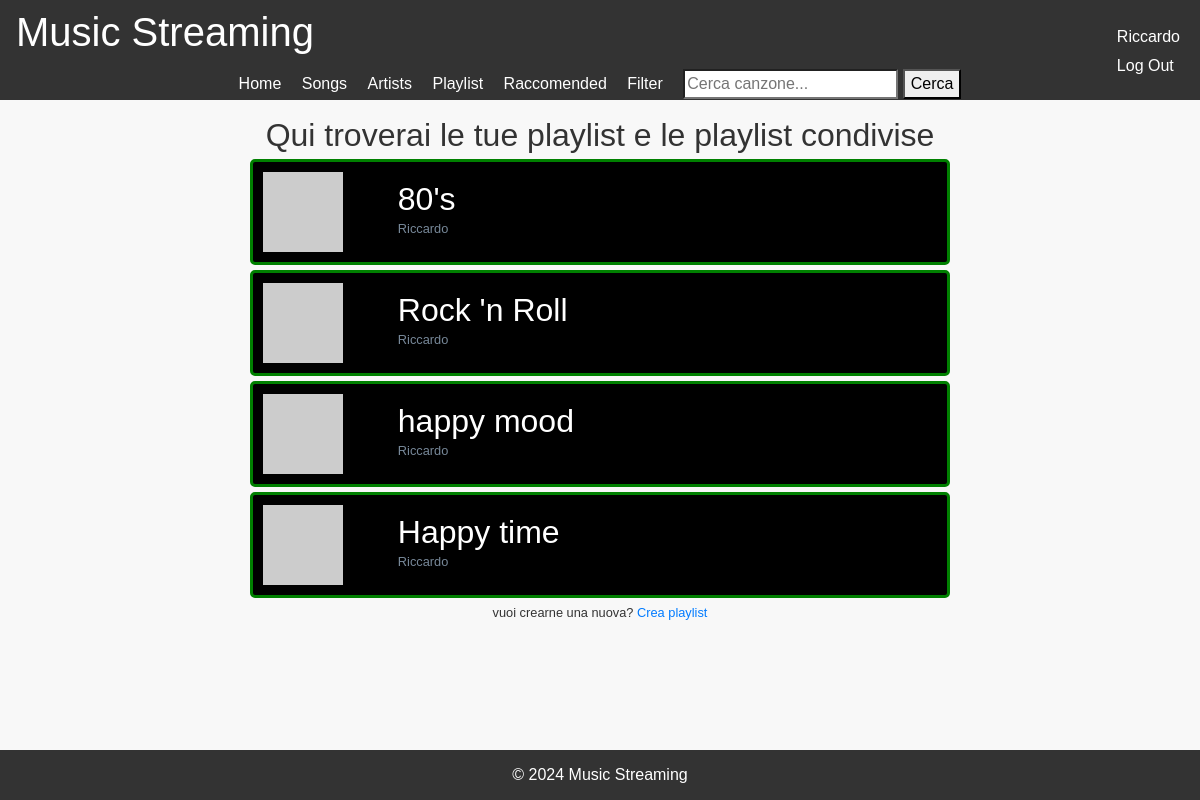
The app's page /playlist/ (signed in) with its own data.
### stream/models.py (models this page shows, shortened)
class Playlist(models.Model):
    playlist_name = models.CharField(max_length=30)
    playlist_songs = models.ManyToManyField(Song) #molte canzoni possono stare in molte playlist e viceversa
    created_by = models.ForeignKey(User, on_delete=models.CASCADE, blank=True, null=True)
    shared_with = models.ManyToManyField(User, related_name='shared_playlists', blank=True) #spazio per la condivisione tra utenti

### stream/views.py (the view)
# urls.py: path("playlist/",song_views.playlistView, name='playlist-view'), #visualizzazione di tutte le playlist create
@login_required
def playlistView(request):
    share_playlist = request.user.shared_playlists.all()
    return render(request,'stream/playlist.html', {'playlists':Playlist.objects.filter(created_by = request.user), 'shared_playlist': share_playlist}) #Mostrare solo le playlist create dall'utente

### stream/templates/stream/playlist.html (shortened to what this page needs)
{% extends 'stream/base.html' %}
{% load static %}
{% block content %}
    <div class="center-title">
        <h2>Qui troverai le tue playlist e le playlist condivise</h2>
    </div>
    <div class="center-list" >
        <ul>
           {% for playlist in playlists %}
               <li>
                    <a href="{% url 'display-playlist-songs' playlist.id %}" style="z-index: 30; position: relative; text-decoration: none;">
                        <div class="song-element">
                            <div class='song-img'><img src="https://placehold.co/80" alt="playlist-img"></div>
                            <div class="playlist-name">
                                <h2>{{ playlist.playlist_name }}</h2>
                                <small>
                                    <p>{{ playlist.created_by }}</p>
                                </small>
                            </div>
                        </div>
                    </a>
                </li>
            {% endfor %}
        </ul>
    </div>
    <div class="center-title">
        <small>
            vuoi crearne una nuova? <a href="{%url 'playlist-creation'%}">Crea playlist</a>
        </small>
    </div>
{% endblock %}

### stream/templates/stream/base.html (shortened to what this page needs)
{% load static %}
<!DOCTYPE html>
<html lang="en">
<head>
    <link rel="stylesheet" href="https://cdn.jsdelivr.net/npm/bootstrap@4.0.0/dist/css/bootstrap.min.css">
    <link rel="stylesheet" href="{% static 'stream/listings.css' %}">
    <link rel="stylesheet" href="{% static 'stream/style.css' %}">
</head>
<body>
    <header>
        <h1>Music Streaming</h1>
        <nav>
            <ul>
                <li><a href="{% url 'home-view' %}">Home</a></li>
                {% if user.is_authenticated %}
                <li><a href="{% url 'list-view' %}">Songs</a></li>
                <li><a href="{% url 'list-artist' %}">Artists</a></li>
                <li><a href="{% url 'playlist-view'%}">Playlist</a></li>
                <li><a href="{% url 'raccomandation-view'%}">Raccomended</a></li>
                <li><a href="{% url 'filter-view' %}">Filter</a></li>
                <li class="search-bar"><a href="#">
                    <form method="POST" action="{% url 'song-search' %}">
                        <input type="search" placeholder="Cerca canzone..." name="search-value">
                        <button style='cursor: pointer;'type="submit">Cerca</button>
                    </form>
                    </a>
                </li>
                {% endif %}
            </ul>
        </nav>
        <div class="logout-profile">
            {% if user.is_authenticated %}
            <li><a href="{% url 'profile-view'%}">{{user.username}}</a></li>
            <li><a href="{% url 'logout-view'%}">Log Out</a></li>
            {% else %}
            <li><a href="{% url 'login-view'%}">Log In</a></li>
            <li><a href="{% url 'register-view'%}">Register</a></li>
            {% endif %}
        </div>
    </header>
    <main>
        {% block content %}
        {% endblock %}
    </main>
    <footer>
        <p>&copy; 2024 Music Streaming</p>
    </footer>
</body>
</html>

### stream/static/stream/listings.css (style rules this page uses)
ul { list-style: none; }
li { margin:5px 0 5px 0; }
.center-title { display: flex; justify-content: center; }
.center-list { width: 100%; display: flex; justify-content: center; }
.song-element { background-color: black; border-radius: 5px; border: 3px solid green; color:white; width: 100%; max-width: 1200px; padding:10px; display: grid; grid-template-columns: 20% 50% 30%; }
.song-img { grid-column-start: 1; display: flex; align-items: center; }
.song-spec h2,h4,p { margin:5px 0 5px 0; }

### stream/static/stream/style.css (style rules this page uses)
body, h1, h2, h3, h4, h5, h6, p { margin: 0; padding: 0; }
.center-list ul { margin:0 !important; padding:0 !important; width: 100%; max-width: 700px !important; }
body { font-family: Arial, sans-serif; background-color: #f8f8f8; color: #333; }
header { position: sticky; top:0; z-index: 10; background-color: #333; color: #fff; padding: 0.5rem 0; height:100px; }
header h1 { margin: 0; padding: 0 1rem; font-size: 1.5 rem; }
.logout-profile { position: absolute; right: 20px; top:20px; }
.logout-profile a { padding:0.5 rem; text-decoration: none; color: #fff; transition: background-color 0.3s; }
.logout-profile li { list-style: none; }
nav { width: 100%; background-color: #333; color: white; padding:5px 0; border-bottom: 2px solid #333 ; height: 30px; }
nav ul { list-style: none; padding: 0; margin:0; text-align: center; }
nav ul li { display: inline; }
nav ul li a { display: inline-block; padding: 0.5rem; text-decoration: none !important; color: #fff !important; transition: background-color 0.3s; }
main { padding: 1rem; margin-bottom: 50px; }
footer { background-color: #333; color: #fff; text-align: center; padding: 0.8rem 0; position: fixed; width: 100%; bottom: 0; }

### stream/templates/stream/playlist.html (style rules this page uses)
.song-element { grid-template-columns: 20% 80%; grid-template-rows:10% 80% 10%; }
.song-element small { color:lightslategray; }
.song-img { grid-column-start:1 ; grid-row-start: 2; align-items: center; }
.playlist-name { grid-column-start:2; grid-row-start: 2; }

### records on screen
Playlist: playlist_name "80's", created_by "Riccardo"
Playlist: playlist_name "Rock 'n Roll", created_by "Riccardo"
Playlist: playlist_name "happy mood", created_by "Riccardo"
Playlist: playlist_name "Happy time", created_by "Riccardo"

### other values on screen
{{ user.username }} "Riccardo"
